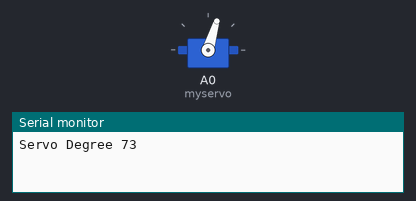
A sketch run on a simulated Arduino Uno, built with avr-gcc and run on an emulated ATmega328P. On the bench: servo, the last lines printed to the serial monitor.

Above: at 0.05 s.
At 8.0 s:
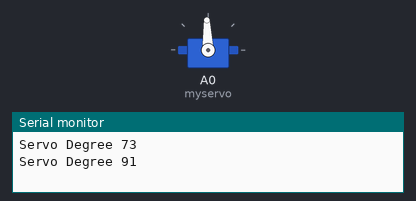
Timing chart, 0 to 10.4 s (numbered marks = the images above):
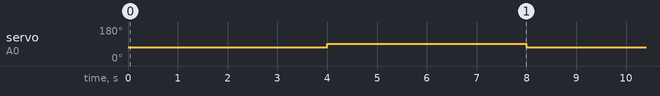

Measured:
- by itself, servo on A0 (myservo): alternates 92° for 4.0 s and 73° for 4.0 s

The sketch:

continiousServo10degAdvance.ino
```cpp
#include <Servo.h>
Servo myservo;

void setup() {
    myservo.attach(A0);
    Serial.begin(9600);
    // Initially the servo must be stopped
}

void loop()
{
    Serial.println("Servo Degree 73");
    myservo.write(73);
    delay(4000);

    //95
    Serial.println("Servo Degree 91");
    myservo.write(92);
    delay(4000);

    /*
    //73
    Serial.println("Servo Degree 91");
    myservo.write(91);
    delay(4000);

    //95
    Serial.println("Servo Degree 92");
    myservo.write(92);
    delay(4000);

    Serial.println("Servo Degree 93");
    myservo.write(93);
    delay(4000);

    Serial.println("Servo Degree 94");
    myservo.write(94);
    delay(4000);
    */

    /*
    Serial.println("Servo Degree 0");
    myservo.write(0);
    delay(1500);

    Serial.println("Servo Degree 10");
    myservo.write(10);
    delay(1500);

    Serial.println("Servo Degree 20");
    myservo.write(20);
    delay(1500);

    Serial.println("Servo Degree 30");
    myservo.write(30);
    delay(1500);

    Serial.println("Servo Degree 40");
    myservo.write(40);
    delay(1500);

    Serial.println("Servo Degree 50");
    myservo.write(50);
    delay(1500);

    Serial.println("Servo Degree 60");
    myservo.write(60);
    delay(1500);

    Serial.println("Servo Degree 70");
    myservo.write(70);
    delay(1500);

    Serial.println("Servo Degree 80");
    myservo.write(80);
    delay(1500);

    Serial.println("Servo Degree 90");
    myservo.write(90);
    delay(1500);

    Serial.println("Servo Degree 100");
    myservo.write(100);
    delay(1500);

    Serial.println("Servo Degree 110");
    myservo.write(110);
    delay(1500);

    Serial.println("Servo Degree 120");
    myservo.write(120);
    delay(1500);

    Serial.println("Servo Degree 130");
    myservo.write(130);
    delay(1500);

    Serial.println("Servo Degree 140");
    myservo.write(140);
    delay(1500);

    Serial.println("Servo Degree 150");
    myservo.write(150);
    delay(1500);

    Serial.println("Servo Degree 160");
    myservo.write(160);
    delay(1500);

    Serial.println("Servo Degree 170");
    myservo.write(170);
    delay(1500);

    Serial.println("Servo Degree 180");
    myservo.write(180);
    delay(1500);
    */
}
```
